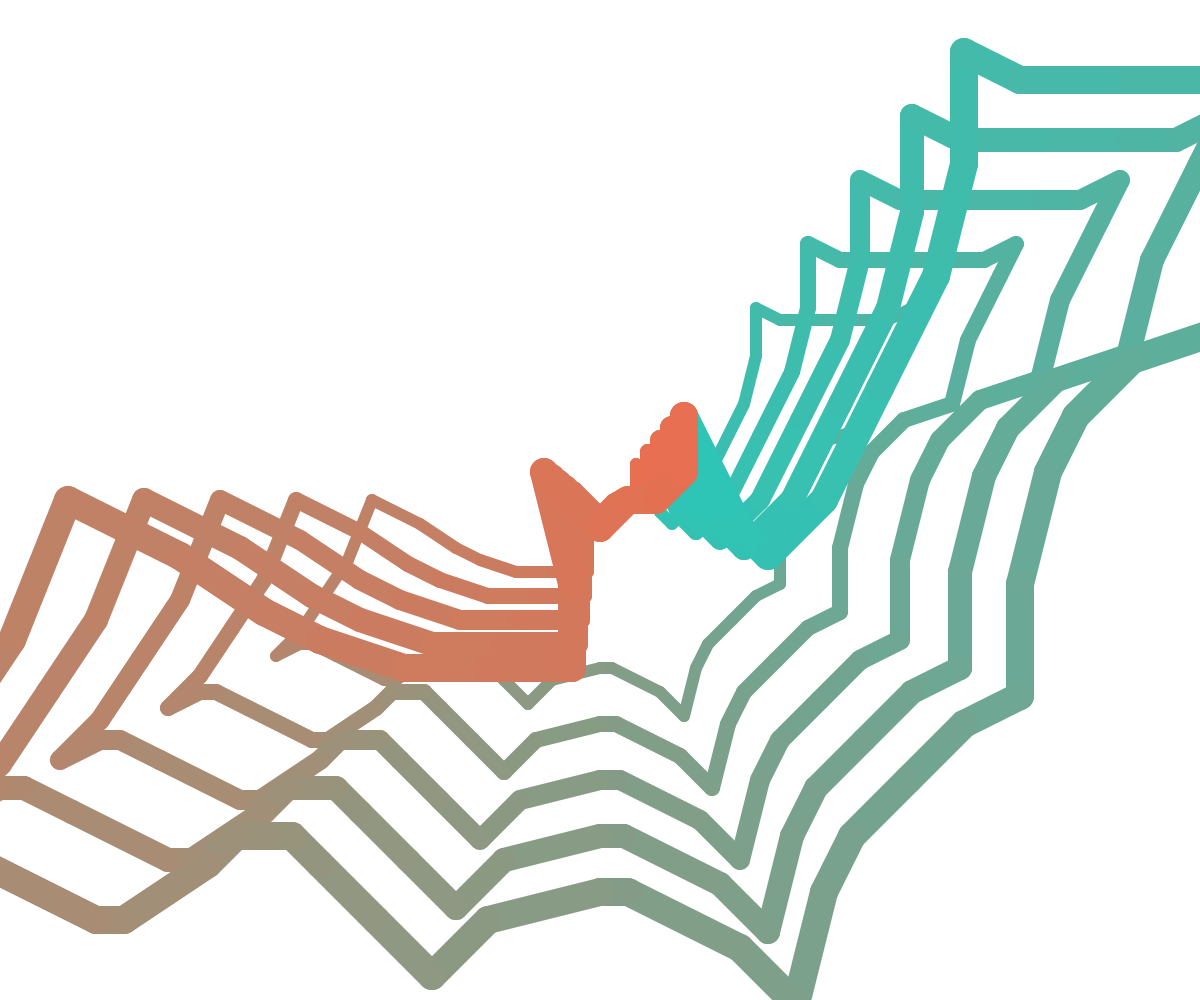
Frame 1 (no input)
Frame 60 (no input): identical to frame 1, image omitted
Frame 120 (the mouse pressed at the canvas centre since frame 60): identical to frame 1, image omitted

The p5.js sketch that drew this single still picture (run headless with seeded random() and noise() and a simulated clock; from frame 60 on, the mouse is pressed at the canvas centre):

// p5.js sketch
// ── sketch.js
function setup() {
  createCanvas(windowWidth, windowHeight); //設定畫布和視窗大小相同
}

function myyyy() { //將圖畫整理為一個函數
  //要連線的座標點
  let points = [[3,3],[5,-1],[6,-2],[8,0],[10,4],[12,8],[13,12],[13,16],[15,15],[19,15],[22,15],[24,15],[26,16],[25,14],[23,10],[22,6],[19,5],[17,3],[16,1],[15,-3],[15,-7],[13,-8],[11,-10],[9,-12],[8,-14],[7,-18],[5,-16],[1,-14],[0,-14],[-4,-15],[-6,-17],[-8,-15],[-10,-13],[-11,-12],[-12,-12],[-13,-12],[-14,-13],[-17,-15],[-18,-15],[-22,-13],[-24,-12],[-25,-12],[-27,-13],[-25,-11],[-23,-8],[-21,-5],[-19,0],[-15,-2],[-12,-4],[-10,-5],[-7,-6],[-4,-6],[-1,-6],[-1,-3],[-2,1],[0,-1],[1,0],[2,0],[3,1],[3,3]]; 

  // 將座標點擴大 20 倍
  for (let i = 0; i < points.length; i++) {
    for (let j = 0; j < points[i].length; j++) {
      points[i][j] = points[i][j] * 20;
    }
  }

  //基本設定
  scale(1, -1);
  strokeWeight(20); //線條粗細

  // 定義漸層顏色
  let c1 = color("#2ec4b6");
  let c2 = color("#ee6c4d");

  //從第一點跟第二點連成一線，接著，從第二點跟第三點連成一線，以此類推到最後一個
  for (let t = 0; t < points.length-1; t++) {
    let colorLine = lerpColor(c1, c2, t / points.length);
    stroke(colorLine);
    line(points[t][0], points[t][1], points[t+1][0], points[t+1][1]);
  }

  //最後一點與第一點連成一線
  line(points[points.length-1][0], points[points.length-1][1], points[0][0], points[0][1]);
}


function draw() {
   background(255);
   for(var m=0;m<5;m++){ //呼叫五次函數繪圖
      push()
        translate(width/2,height/2) //移至視窗中間
        scale(0.6+m/5) //尺寸乘以0.6，每一圈擴大一點(m/5)
        myyyy() //呼叫函數
      pop()
   }
}
